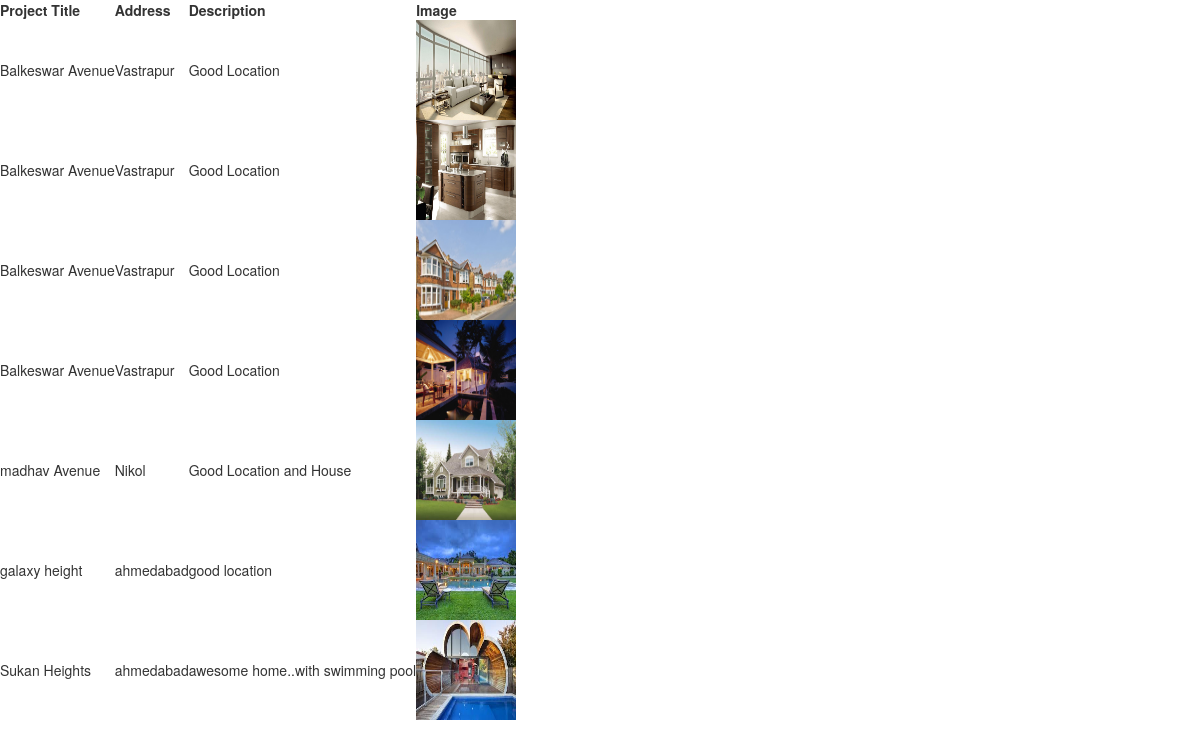
/broker/projectlist.php, run on the app's committed database.
### tables this page shows
CREATE TABLE IF NOT EXISTS `tblproject` (
  `projectid` int(4) NOT NULL AUTO_INCREMENT,
  `projecttitle` varchar(50) NOT NULL,
  `address` varchar(200) NOT NULL,
  `projectimage` varchar(100) NOT NULL,
  `projectdescription` varchar(1000) NOT NULL,
  `loginid` int(4) NOT NULL,
  PRIMARY KEY (`projectid`)
);

### broker/projectlist.php (the view, shortened to what this page needs)
<!DOCTYPE html PUBLIC "-//W3C//DTD XHTML 1.0 Transitional//EN" "http://www.w3.org/TR/xhtml1/DTD/xhtml1-transitional.dtd">
<html xmlns="http://www.w3.org/1999/xhtml">
<head>
<link rel="stylesheet" href="bootstrap-3.3.2/css/bootstrap.css">
 <link rel="stylesheet" href="bootstrap-3.3.2/css/bootstrap.min.css">
</head>
<?php
$query = "select * from tblproject";
$res = mysql_query($query);
?>
<body>
<table border="0px">
	<tr>
		<th>Project Title</th>
		<th>Address</th>
		<th>Description</th>
		<th>Image</th>
	</tr>
<?php
	while($row = mysql_fetch_array($res))
	{
		echo "<tr>";
			echo "<td>".$row["projecttitle"]."</td>";
			echo "<td>".$row["address"]."</td>";
			echo "<td>".$row["projectdescription"]."</td>";
			echo "<td><img src='projectimage/".$row["projectimage"]."' height='100px' width='100px' alt=''/></td>";
		echo "</tr>";
	}
?>
</table>
</body>
</html>

### data on the page
tblproject: projecttitle "Balkeswar Avenue", address "Vastrapur", projectdescription "Good Location", projectimage (picture)
tblproject: projecttitle "Balkeswar Avenue", address "Vastrapur", projectdescription "Good Location", projectimage (picture)
tblproject: projecttitle "Balkeswar Avenue", address "Vastrapur", projectdescription "Good Location", projectimage (picture)
tblproject: projecttitle "Balkeswar Avenue", address "Vastrapur", projectdescription "Good Location", projectimage (picture)
tblproject: projecttitle "madhav Avenue", address "Nikol", projectdescription "Good Location and House", projectimage (picture)
tblproject: projecttitle "galaxy height", address "ahmedabad", projectdescription "good location", projectimage (picture)
tblproject: projecttitle "Sukan Heights", address "ahmedabad", projectdescription "awesome home..with swimming pool", projectimage (picture)
